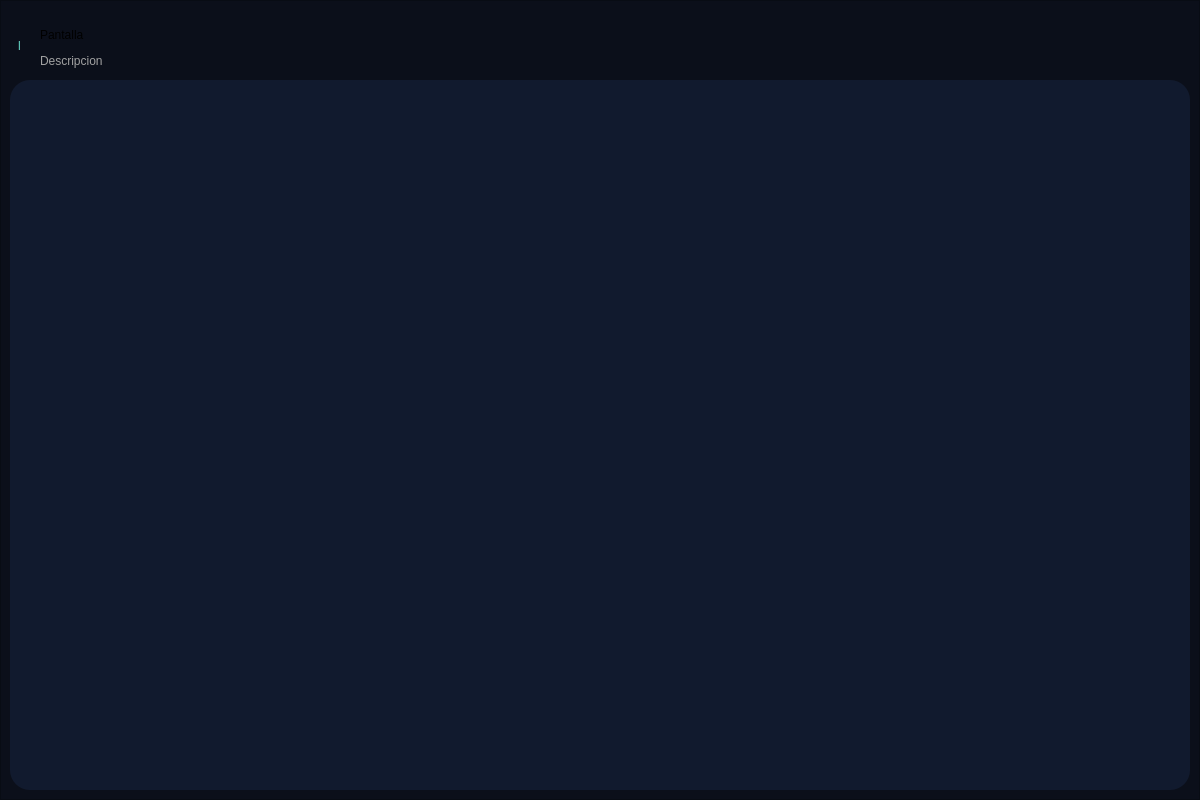
<?xml version="1.0" encoding="UTF-8"?>
<ui version="4.0">
 <class>Frm_</class>
 <widget class="QWidget" name="Frm_">
  <property name="geometry">
   <rect>
    <x>0</x>
    <y>0</y>
    <width>1200</width>
    <height>800</height>
   </rect>
  </property>
  <property name="windowTitle">
   <string>Form</string>
  </property>
  <property name="layoutDirection">
   <enum>Qt::LayoutDirection::RightToLeft</enum>
  </property>
  <layout class="QVBoxLayout" name="verticalLayout">
   <property name="spacing">
    <number>1</number>
   </property>
   <property name="leftMargin">
    <number>0</number>
   </property>
   <property name="topMargin">
    <number>0</number>
   </property>
   <property name="rightMargin">
    <number>0</number>
   </property>
   <property name="bottomMargin">
    <number>0</number>
   </property>
   <item>
    <widget class="QFrame" name="frame_Container">
     <property name="styleSheet">
      <string notr="true">background-color: rgb(11, 15, 26);</string>
     </property>
     <property name="frameShape">
      <enum>QFrame::Shape::StyledPanel</enum>
     </property>
     <property name="frameShadow">
      <enum>QFrame::Shadow::Raised</enum>
     </property>
     <layout class="QVBoxLayout" name="verticalLayout_9">
      <item>
       <widget class="QFrame" name="frame_head">
        <property name="maximumSize">
         <size>
          <width>16777215</width>
          <height>100</height>
         </size>
        </property>
        <property name="toolTip">
         <string/>
        </property>
        <property name="frameShape">
         <enum>QFrame::Shape::NoFrame</enum>
        </property>
        <property name="frameShadow">
         <enum>QFrame::Shadow::Raised</enum>
        </property>
        <widget class="QLabel" name="lb_pantalla">
         <property name="geometry">
          <rect>
           <x>30</x>
           <y>10</y>
           <width>151</width>
           <height>30</height>
          </rect>
         </property>
         <property name="styleSheet">
          <string notr="true">font: 700 20pt &quot;Arial&quot;;</string>
         </property>
         <property name="text">
          <string>Pantalla</string>
         </property>
        </widget>
        <widget class="QLabel" name="lb_descripcion">
         <property name="geometry">
          <rect>
           <x>30</x>
           <y>40</y>
           <width>171</width>
           <height>21</height>
          </rect>
         </property>
         <property name="styleSheet">
          <string notr="true">font: 12pt &quot;Arial&quot;;
color: rgb(161, 161, 161);</string>
         </property>
         <property name="text">
          <string>Descripcion</string>
         </property>
        </widget>
        <widget class="QLabel" name="Line">
         <property name="geometry">
          <rect>
           <x>8</x>
           <y>11</y>
           <width>21</width>
           <height>50</height>
          </rect>
         </property>
         <property name="styleSheet">
          <string notr="true">color : rgb(101, 214, 198);
font: 72pt &quot;Segoe UI&quot;;</string>
         </property>
         <property name="text">
          <string>l</string>
         </property>
        </widget>
       </widget>
      </item>
      <item>
       <widget class="QFrame" name="frame_body">
        <property name="minimumSize">
         <size>
          <width>0</width>
          <height>710</height>
         </size>
        </property>
        <property name="styleSheet">
         <string notr="true">background-color: rgb(17, 26, 46);
border-radius: 20px;</string>
        </property>
        <property name="frameShape">
         <enum>QFrame::Shape::StyledPanel</enum>
        </property>
        <property name="frameShadow">
         <enum>QFrame::Shadow::Raised</enum>
        </property>
       </widget>
      </item>
     </layout>
    </widget>
   </item>
  </layout>
 </widget>
 <resources/>
 <connections/>
</ui>
